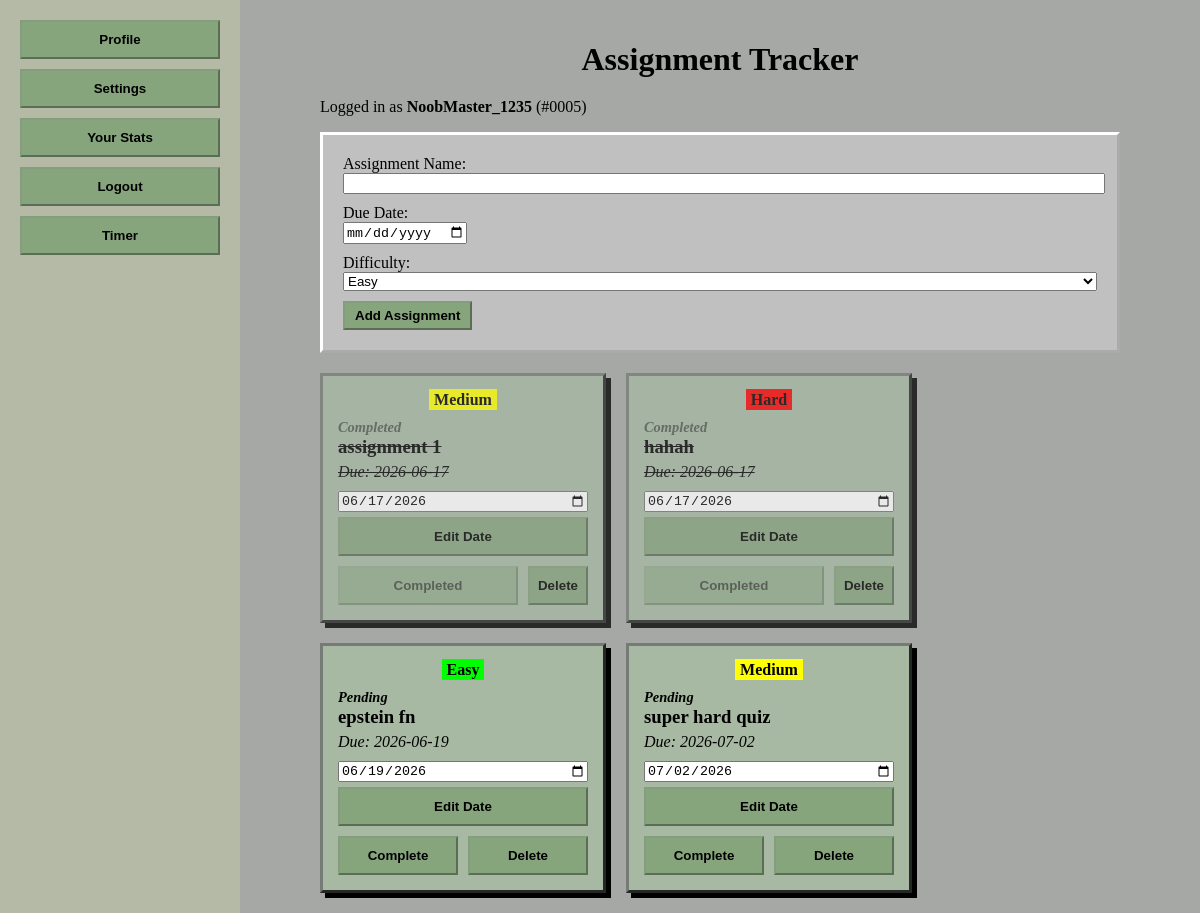
Page / (signed in) on the committed database.
### tables this page shows
CREATE TABLE users (
                id INTEGER PRIMARY KEY AUTOINCREMENT,
                username TEXT UNIQUE NOT NULL,
                tag TEXT UNIQUE NOT NULL,
                pfp_url TEXT NOT NULL,
                dark_mode INTEGER NOT NULL DEFAULT 0
            );

CREATE TABLE assignments (
                id INTEGER PRIMARY KEY AUTOINCREMENT,
                user_id INTEGER NOT NULL,
                task TEXT NOT NULL,
                due TEXT NOT NULL,
                difficulty TEXT NOT NULL,
                completed INTEGER NOT NULL DEFAULT 0,
                FOREIGN KEY(user_id) REFERENCES users(id)
            );

### app.py (the view)
@app.route('/')
def home():
    user = get_current_user()
    if not user:
        return redirect(url_for('login'))
    assignments = get_assignments_for_user(user['id'])
    return render_template('index.html', user=user, assignments=assignments)

### app.py (called while the page is built)
def get_db():
    conn = sqlite3.connect(app.config['DATABASE'])
    conn.row_factory = sqlite3.Row
    return conn

def init_db():
    with get_db() as conn:
        conn.execute(
            '''
            CREATE TABLE IF NOT EXISTS users (
                id INTEGER PRIMARY KEY AUTOINCREMENT,
                username TEXT UNIQUE NOT NULL,
                tag TEXT UNIQUE NOT NULL,
                pfp_url TEXT NOT NULL,
                dark_mode INTEGER NOT NULL DEFAULT 0
            )
            '''
        )
        conn.execute(
            '''
            CREATE TABLE IF NOT EXISTS assignments (
                id INTEGER PRIMARY KEY AUTOINCREMENT,
                user_id INTEGER NOT NULL,
                task TEXT NOT NULL,
                due TEXT NOT NULL,
                difficulty TEXT NOT NULL,
                completed INTEGER NOT NULL DEFAULT 0,
                FOREIGN KEY(user_id) REFERENCES users(id)
            )
            '''
        )

@app.before_request
def setup_database():
    init_db()

def get_user_by_id(user_id):
    if not user_id:
        return None
    row = get_db().execute('SELECT * FROM users WHERE id = ?', (user_id,)).fetchone()
    return dict(row) if row else None

def get_current_user():
    return get_user_by_id(session.get('user_id'))

def get_assignments_for_user(user_id):
    rows = get_db().execute(
        'SELECT * FROM assignments WHERE user_id = ? ORDER BY due', (user_id,)
    ).fetchall()
    return [dict(row) for row in rows]

### templates/index.html (shortened to what this page needs)
<!DOCTYPE html>
<html lang="en">
<head>
    <link rel="stylesheet" href="{{ url_for('static', filename='style.css') }}">
</head>
<body class="{{ 'dark' if user and user.dark_mode else '' }}">
    <nav>
        <ul>
            <li><button><a href="{{ url_for('profile') }}">Profile</a></button></li>
            <li><button><a href="{{ url_for('settings') }}">Settings</a></button></li>
            <li><button><a href="{{ url_for('stats') }}">Your Stats</a></button></li>
            <li><button><a href="{{ url_for('logout') }}">Logout</a></button></li>
            <li><button>Timer</a></button></li>
        </ul>
    </nav>
<main>
    <div style="max-width: 800px; margin: 0 auto; padding: 20px;">
        <h1 style="text-align: center; margin-bottom: 20px;">Assignment Tracker</h1>
        <p>Logged in as <strong>{{ user.username }}</strong> (#{{ user.tag }})</p>
        <form action="{{ url_for('add_assignment') }}" method="POST" style="background: #c0c0c0; border: 3px outset #fff; padding: 20px; margin-bottom: 20px;">
            <label>Assignment Name:</label><br>
            <input type="text" name="task" required style="width: 100%; margin-bottom: 10px;"><br>
            <label>Due Date:</label><br>
            <input type="date" name="due" required style="margin-bottom: 10px;"><br>
            <label>Difficulty:</label><br>
            <select name="difficulty" style="margin-bottom: 10px; width: 100%;">
                <option value="Easy">Easy</option>
            </select><br>
            <button type="submit">Add Assignment</button>
        </form>
        <div style="display: flex; flex-wrap: wrap; gap: 20px;">
            {% for item in assignments %}
            <div class="task-card{% if item.completed %} completed{% endif %}">
                <div class="task-card-badge">
                    <span style="background: {% if item.difficulty == 'Hard' %}#ff0000{% elif item.difficulty == 'Medium' %}#ffff00{% else %}#00ff00{% endif %};">
                        {{ item.difficulty }}
                    </span>
                </div>
                <p class="task-status">{{ 'Completed' if item.completed else 'Pending' }}</p>
                <h3>{{ item.task }}</h3>
                <p class="due-text">Due: <span class="due-date">{{ item.due }}</span></p>
                <form action="{{ url_for('edit_assignment', assignment_id=item.id) }}" method="POST" class="task-card-edit">
                    <input type="date" name="due" value="{{ item.due }}" required>
                    <button type="submit" class="task-button task-edit-button">Edit Date</button>
                </form>
                <div class="task-card-actions">
                    {% if not item.completed %}
                    <form action="{{ url_for('complete_assignment', assignment_id=item.id) }}" method="POST">
                        <button type="submit" class="task-button task-complete-button">Complete</button>
                    </form>
                    {% else %}
                    <button type="button" class="task-button task-completed-button" disabled>Completed</button>
                    {% endif %}
                    <form action="{{ url_for('delete_assignment', assignment_id=item.id) }}" method="POST">
                        <button type="submit" class="task-button task-delete-button">Delete</button>
                    </form>
                </div>
            </div>
            {% endfor %}
        </div>
    </div>
</main>
</body>
</html>

### static/style.css (style rules this page uses)
a:link { color: black; text-decoration: none; font-family:Verdana, Geneva, Tahoma, sans-serif; }
body { color: rgb(0, 0, 0); display: flex; min-height: 100vh; margin: 0; }
main { flex: 1; background-color: #a5a8a4; display: flex; flex-direction: column; justify-content: center; align-items: center; }
button { background: #86a57d; border: 2px outset #83997d90; cursor: pointer; padding: 5px 10px; font-weight: bold; }
nav { width: 200px; background: #b4baa6; padding: 20px; display: flex; flex-direction: column; }
nav ul { list-style-type: none; padding: 0; margin: 0; display: flex; flex-direction: column; gap: 10px; }
nav li { display: flex; }
nav button { width: 100%; padding: 10px; }
.task-card { background: #a7b9a3; border: 3px outset #777b76; padding: 15px; width: 250px; box-shadow: 5px 5px 0px #000; }
.task-card-badge { text-align: center; margin-bottom: 10px; }
.task-card-badge span { padding: 2px 5px; font-weight: bold; }
.task-card h3 { margin: 0 0 5px 0; }
.task-card p { margin: 0; font-style: italic; }
.task-card-edit { margin-top: 10px; display: flex; gap: 5px; flex-wrap: wrap; }
.task-card-edit input[type="date"] { flex: 1 1 auto; min-width: 110px; }
.task-card-actions { display: flex; gap: 10px; margin-top: 10px; }
.task-card-actions form { flex: 1; }
.task-card-actions button, .task-card-edit button { width: 100%; padding: 10px 8px; font-weight: bold; }
.task-button { display: inline-block; background: #86a57d; border: 2px outset #83997d90; color: #000; cursor: pointer; }
.task-button:disabled { opacity: 0.6; cursor: default; }
.task-card-actions button, .task-card-edit button { width: 100%; }
.task-card.completed { opacity: 0.75; }
.task-card.completed h3, .task-card.completed .due-text { text-decoration: line-through; }
.task-status { margin: 0 0 10px 0; font-size: 0.9rem; font-weight: bold; }
.task-card.completed .task-status { color: #4f5b4f; }

### rows in the picture
users: username "NoobMaster_1235", tag "0005"
assignments: difficulty "Medium", completed "Completed", task "assignment 1", due "2026-06-17", due "06/17/2026"
assignments: difficulty "Hard", completed "Completed", task "hahah", due "2026-06-17", due "06/17/2026"
assignments: difficulty "Easy", completed "Pending", task "epstein fn", due "2026-06-19", due "06/19/2026"
assignments: difficulty "Medium", completed "Pending", task "super hard quiz", due "2026-07-02", due "07/02/2026"
